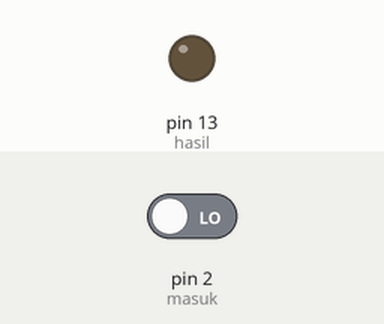
Recording of a sketch running on a simulated Arduino Uno, built with avr-gcc and run on an emulated ATmega328P. Shown: output pins drawn as LEDs (lit = HIGH). The inputs (shaded band) are chosen by the test bench; at power-on: pin 2 (masuk) LOW.

Above: at 1.2 s.
1.3 s: pin 2 (masuk) driven HIGH
At 1.6 s:
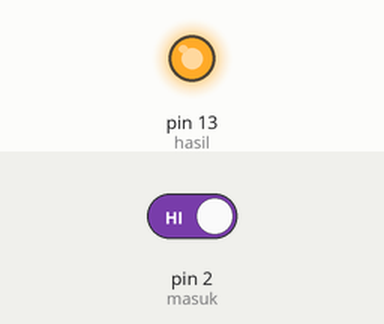
Timing chart, 0 to 4.3 s (numbered marks = the images above; inputs shaded):
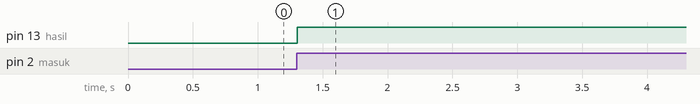

The sketch:

roject_I___Menyalakan_dan_Mematikan_Lampu_dengan_Push_Button.ino
```cpp
int masuk=2;        //pin input
int hasil=13;       //pin output
int baca;           //state tombol sekarang
int sebelumnya=0;   //state tombol sebelumnya
int listrik=0;      //state lampu
void setup(){
  pinMode(masuk,INPUT);
  pinMode(hasil,OUTPUT);
}
void loop(){
  baca=digitalRead(masuk);
  if(baca==HIGH && sebelumnya==LOW){
    listrik=1-listrik;
    digitalWrite(hasil,listrik);
  }
  sebelumnya=baca;
  delay(5);
}
```

Measured:
- after the input at 1.3 s, pin 13 (hasil): LOW → HIGH at once
